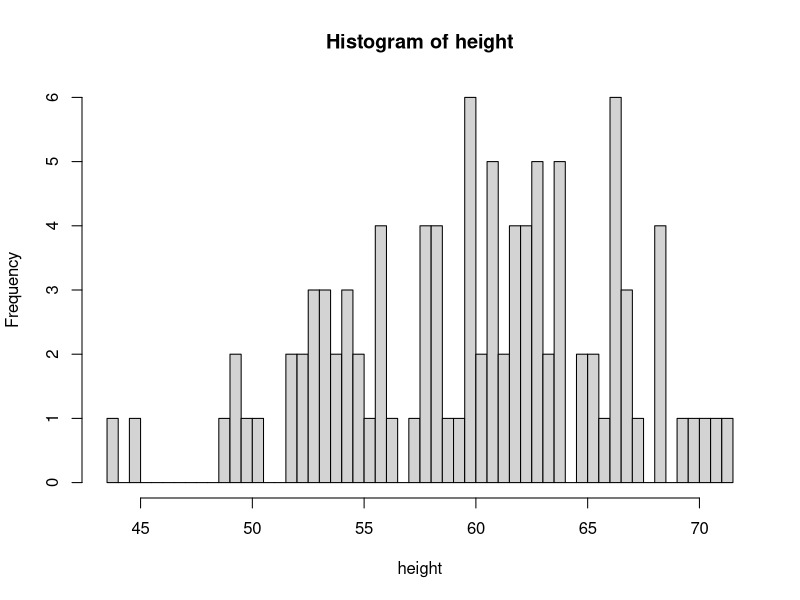
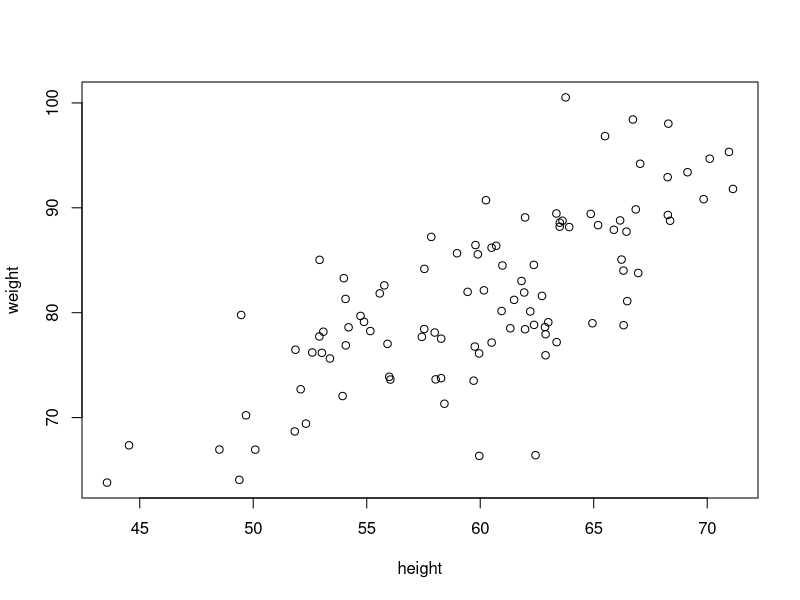

Here is the R script that generated these plots, in order:
## ---- chunk 1
knitr::opts_chunk$set(echo = TRUE)
## ---- chunk 2
# clean with CSS


## ---- chunk 3
height <- rnorm(n=100, mean= 60, sd = 6)
weight <- height*1.2 +  rnorm(n=100, mean= 10, sd = 6)
hist(height, breaks=50)
plot(height, weight)
